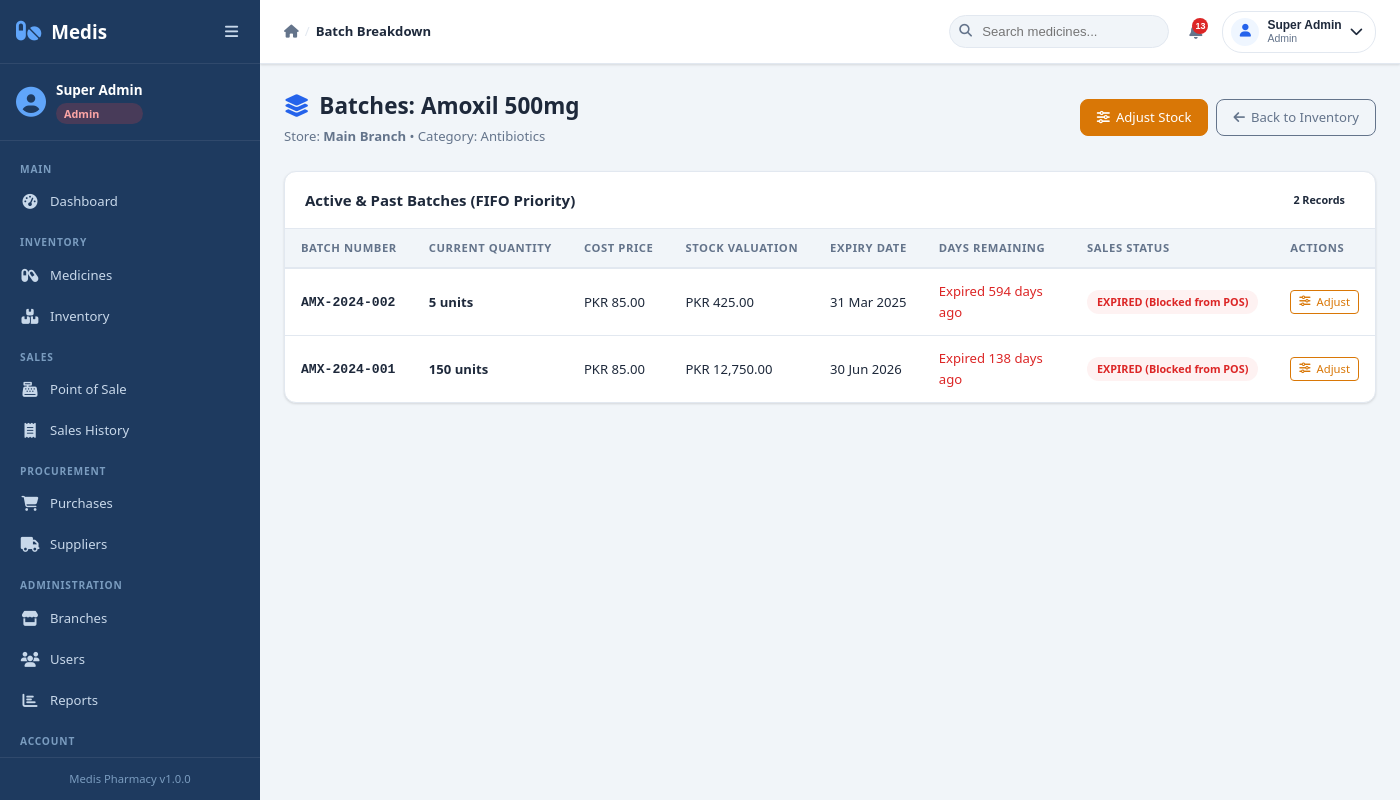
Page /modules/inventory/batch_detail.php?medicine_id=1&branch_id=1 (signed in) on the committed database.
### tables this page shows
CREATE TABLE medicines (
  id INT AUTO_INCREMENT PRIMARY KEY,
  name VARCHAR(150) NOT NULL,
  generic_name VARCHAR(150),
  category_id INT,
  manufacturer VARCHAR(150),
  barcode VARCHAR(50) UNIQUE,
  description TEXT,
  purchase_price DECIMAL(10,2) DEFAULT 0,
  selling_price DECIMAL(10,2) DEFAULT 0,
  min_stock_level INT DEFAULT 10,
  units_per_pack INT DEFAULT 1,
  status ENUM('active','inactive') DEFAULT 'active',
  created_at TIMESTAMP DEFAULT CURRENT_TIMESTAMP,
  updated_at TIMESTAMP DEFAULT CURRENT_TIMESTAMP ON UPDATE CURRENT_TIMESTAMP,
  FOREIGN KEY (category_id) REFERENCES categories(id) ON DELETE SET NULL,
  INDEX idx_barcode (barcode),
  INDEX idx_name (name)
);

CREATE TABLE branches (
  id INT AUTO_INCREMENT PRIMARY KEY,
  name VARCHAR(100) NOT NULL,
  address TEXT,
  phone VARCHAR(20),
  manager_id INT NULL,
  status ENUM('active','inactive') DEFAULT 'active',
  created_at TIMESTAMP DEFAULT CURRENT_TIMESTAMP,
  updated_at TIMESTAMP DEFAULT CURRENT_TIMESTAMP ON UPDATE CURRENT_TIMESTAMP
);

CREATE TABLE categories (
  id INT AUTO_INCREMENT PRIMARY KEY,
  name VARCHAR(100) NOT NULL,
  description TEXT,
  created_at TIMESTAMP DEFAULT CURRENT_TIMESTAMP,
  updated_at TIMESTAMP DEFAULT CURRENT_TIMESTAMP ON UPDATE CURRENT_TIMESTAMP
);

CREATE TABLE batches (
  id INT AUTO_INCREMENT PRIMARY KEY,
  medicine_id INT NOT NULL,
  branch_id INT NOT NULL,
  batch_number VARCHAR(50) NOT NULL,
  quantity INT DEFAULT 0,
  purchase_price DECIMAL(10,2) DEFAULT 0,
  expiry_date DATE NOT NULL,
  created_at TIMESTAMP DEFAULT CURRENT_TIMESTAMP,
  updated_at TIMESTAMP DEFAULT CURRENT_TIMESTAMP ON UPDATE CURRENT_TIMESTAMP,
  FOREIGN KEY (medicine_id) REFERENCES medicines(id) ON DELETE CASCADE,
  FOREIGN KEY (branch_id) REFERENCES branches(id) ON DELETE CASCADE,
  INDEX idx_expiry (expiry_date),
  INDEX idx_medicine_branch (medicine_id, branch_id)
);

### includes/functions.php (called while the page is built, shortened)
<?php
function formatCurrency($amount): string {
    return 'PKR ' . number_format((float)($amount ?? 0), 2);
}
function formatDate(?string $date, string $format = 'd M Y'): string {
    return ($date && $date !== '0000-00-00') ? date($format, strtotime($date)) : '—';
}
function e($str): string {
    return htmlspecialchars((string)($str ?? ''), ENT_QUOTES, 'UTF-8');
}

### modules/inventory/batch_detail.php (the view, shortened to what this page needs)
<?php
require_once __DIR__ . '/../../includes/functions.php';
$db = getDB();
$medicineId = (int)($_GET['medicine_id'] ?? 0);
$branchId   = (int)($_GET['branch_id'] ?? 0);
$medStmt = $db->prepare("SELECT m.*, c.name AS category_name FROM medicines m LEFT JOIN categories c ON c.id = m.category_id WHERE m.id = ?");
$medStmt->execute([$medicineId]);
$medicine = $medStmt->fetch();
$brStmt = $db->prepare("SELECT * FROM branches WHERE id = ?");
$brStmt->execute([$branchId]);
$branch = $brStmt->fetch();
$stmt = $db->prepare("
    SELECT b.*, DATEDIFF(b.expiry_date, CURDATE()) AS days_left
    FROM batches b
    WHERE b.medicine_id = ? AND b.branch_id = ?
    ORDER BY b.expiry_date ASC
");
$stmt->execute([$medicineId, $branchId]);
$batches = $stmt->fetchAll();
require_once __DIR__ . '/../../includes/header.php';
?>
<div class="page-header">
    <div>
        <h2 class="page-title"><i class="fas fa-layer-group"></i> Batches: <?= e($medicine['name']) ?></h2>
        <p class="page-subtitle">Store: <strong><?= e($branch['name']) ?></strong> &bull; Category: <?= e($medicine['category_name'] ?? 'General') ?></p>
    </div>
    <div class="page-actions d-flex gap-2">
        <a href="<?= BASE_URL ?>/modules/inventory/adjust.php?medicine_id=<?= $medicineId ?>&branch_id=<?= $branchId ?>" class="btn btn-warning">
            <i class="fas fa-sliders-h"></i> Adjust Stock
        </a>
        <a href="<?= BASE_URL ?>/modules/inventory/index.php?branch_id=<?= $branchId ?>" class="btn btn-outline-secondary">
            <i class="fas fa-arrow-left"></i> Back to Inventory
        </a>
    </div>
</div>
<div class="card shadow-sm">
    <div class="card-header d-flex justify-content-between align-items-center">
        <h5 class="card-title m-0">Active & Past Batches (FIFO Priority)</h5>
        <span class="badge badge-light"><?= count($batches) ?> Records</span>
    </div>
    <div class="card-body p-0">
        <div class="table-responsive">
            <table class="table table-hover align-middle mb-0">
                <thead class="table-light">
                    <tr>
                        <th>Batch Number</th>
                        <th>Current Quantity</th>
                        <th>Cost Price</th>
                        <th>Stock Valuation</th>
                        <th>Expiry Date</th>
                        <th>Days Remaining</th>
                        <th>Sales Status</th>
                        <th>Actions</th>
                    </tr>
                </thead>
                <tbody>
                    <?php if (empty($batches)): ?>
                        <tr><td colspan="8" class="text-center py-4 text-muted">No batch records registered for this store.</td></tr>
                    <?php else: ?>
                        <?php foreach ($batches as $b): ?>
                            <tr>
                                <td><code><strong><?= e($b['batch_number']) ?></strong></code></td>
                                <td><strong><?= $b['quantity'] ?> units</strong></td>
                                <td><?= formatCurrency((float)$b['purchase_price']) ?></td>
                                <td><?= formatCurrency((float)($b['quantity'] * $b['purchase_price'])) ?></td>
                                <td><?= formatDate($b['expiry_date']) ?></td>
                                <td>
                                    <?php if ($b['days_left'] < 0): ?>
                                        <span class="text-danger fw-bold">Expired <?= abs($b['days_left']) ?> days ago</span>
                                    <?php else: ?>
                                        <span class="<?= $b['days_left'] <= 30 ? 'text-danger fw-bold' : ($b['days_left'] <= 90 ? 'text-warning fw-bold' : 'text-success') ?>">
                                            <?= $b['days_left'] ?> days left
                                        </span>
                                    <?php endif; ?>
                                </td>
                                <td>
                                    <?php if ($b['quantity'] <= 0): ?>
                                        <span class="badge badge-secondary">Depleted</span>
                                    <?php elseif ($b['days_left'] < 0): ?>
                                        <span class="badge badge-danger">EXPIRED (Blocked from POS)</span>
                                    <?php elseif ($b['days_left'] <= 30): ?>
                                        <span class="badge badge-danger">Critical Expiry (Next in Line)</span>
                                    <?php elseif ($b['days_left'] <= 90): ?>
                                        <span class="badge badge-warning">Priority Dispense</span>
                                    <?php else: ?>
                                        <span class="badge badge-success">Good Stock</span>
                                    <?php endif; ?>
                                </td>
                                <td>
                                    <a href="<?= BASE_URL ?>/modules/inventory/adjust.php?batch_id=<?= $b['id'] ?>&medicine_id=<?= $medicineId ?>&branch_id=<?= $branchId ?>" class="btn btn-xs btn-outline-warning">
                                        <i class="fas fa-sliders-h"></i> Adjust
                                    </a>
                                </td>
                            </tr>
                        <?php endforeach; ?>
                    <?php endif; ?>
                </tbody>
            </table>
        </div>
    </div>
</div>
<?php require_once __DIR__ . '/../../includes/footer.php'; ?>

### assets/css/style.css (style rules this page uses)
:root { --sidebar-width: 260px; --sidebar-collapsed-width: 68px; --sidebar-bg: #1e3a5f; --sidebar-hover: #163152; --sidebar-active: #2a5490; --sidebar-text: #c8d8ea; --sidebar-text-muted: #7a9cbf; --sidebar-border: rgba(255,255,255,0.08); --primary: #2563eb; --primary-dark: #1d4ed8; --primary-light: #eff6ff; --secondary: #64748b; --success: #16a34a; --success-light: #f0fdf4; --danger: #dc2626; --danger-light: #fef2f2; --warning: #d97706; --warning-light: #fffbeb; --info: #0891b2; --info-light: #ecfeff; --bg: #f1f5f9; --card-bg: #ffffff; --text: #1e293b; --text-muted: #64748b; --border: #e2e8f0; --shadow: 0 1px 3px rgba(0,0,0,.08), 0 1px 2px rgba(0,0,0,.05); --shadow-md: 0 4px 6px -1px rgba(0,0,0,.07), 0 2px 4px -1px rgba(0,0,0,.05); --shadow-lg: 0 10px 15px -3px rgba(0,0,0,.08), 0 4px 6px -2px rgba(0,0,0,.04); --radius: 8px; --radius-lg: 12px; --topbar-height: 64px; --transition: .2s ease; }
*, *::before, *::after { box-sizing: border-box; margin: 0; padding: 0; }
html { font-size: 15px; scroll-behavior: smooth; }
body { font-family: 'Segoe UI', system-ui, -apple-system, sans-serif; background: var(--bg); color: var(--text); line-height: 1.6; overflow-x: hidden; }
a { color: var(--primary); text-decoration: none; }
.badge-danger { background: var(--danger); color: #fff; }
.page-header { display: flex; align-items: center; justify-content: space-between; margin-bottom: 24px; flex-wrap: wrap; gap: 12px; }
.page-title { font-size: 1.5rem; font-weight: 700; color: var(--text); display: flex; align-items: center; gap: 10px; }
.page-title i { color: var(--primary); }
.page-subtitle { font-size: 0.875rem; color: var(--text-muted); margin-top: 2px; }
.page-actions { display: flex; gap: 8px; flex-wrap: wrap; }
.card { background: var(--card-bg); border: 1px solid var(--border); border-radius: var(--radius-lg); box-shadow: var(--shadow); overflow: hidden; }
.card-header { display: flex; align-items: center; justify-content: space-between; padding: 16px 20px; border-bottom: 1px solid var(--border); gap: 12px; }
.card-title { font-size: 1rem; font-weight: 600; color: var(--text); display: flex; align-items: center; gap: 8px; }
.card-body { padding: 20px; }
.table-responsive { overflow-x: auto; }
.table { width: 100%; border-collapse: collapse; font-size: 0.875rem; }
.table th { background: var(--bg); color: var(--text-muted); font-weight: 600; font-size: 0.75rem; text-transform: uppercase; letter-spacing: 0.05em; padding: 10px 16px; border-bottom: 2px solid var(--border); white-space: nowrap; text-align: left; }
.table td { padding: 12px 16px; border-bottom: 1px solid var(--border); color: var(--text); vertical-align: middle; }
.table tbody tr:last-child td { border-bottom: none; }
.badge { display: inline-flex; align-items: center; padding: 3px 10px; border-radius: 20px; font-size: 0.72rem; font-weight: 700; white-space: nowrap; }
.badge-danger { background: var(--danger-light); color: var(--danger); }
.btn { display: inline-flex; align-items: center; gap: 6px; padding: 8px 16px; border-radius: var(--radius); font-size: 0.875rem; font-weight: 500; border: 1px solid transparent; cursor: pointer; transition: all var(--transition); text-decoration: none; white-space: nowrap; line-height: 1.4; }
.btn-warning { background: var(--warning); color: #fff; border-color: var(--warning); }
.btn-outline-secondary { background: transparent; color: var(--secondary); border-color: var(--border); }
.d-flex { display: flex; }
.text-danger { color: var(--danger); }
.d-flex { display: flex !important; }
.align-items-center { align-items: center !important; }
.justify-content-between { justify-content: space-between !important; }
.gap-2 { gap: 8px !important; }
.m-0 { margin: 0 !important; }
.mb-0 { margin-bottom: 0 !important; }
.p-0 { padding: 0 !important; }
.shadow-sm { box-shadow: var(--shadow) !important; }
.text-danger { color: #dc2626 !important; }
.btn-xs { padding: 3px 8px; font-size: 0.75rem; border-radius: 4px; }
.btn-outline-secondary { border: 1px solid var(--secondary); color: var(--secondary); background: transparent; }
.btn-outline-warning { border: 1px solid var(--warning); color: var(--warning); background: transparent; }

### rows in the picture
medicines: name "Amoxil 500mg", category.name "Antibiotics"
branches: name "Main Branch"
batches: batch_number "AMX-2024-002", quantity "5", purchase_price "PKR 85.00", formatCurrency((float)($b['quantity'] * $b['purchase_price'])) "PKR 425.00", expiry_date "31 Mar 2025", days_left "594", shows "EXPIRED (Blocked from POS)"
batches: batch_number "AMX-2024-001", quantity "150", purchase_price "PKR 85.00", formatCurrency((float)($b['quantity'] * $b['purchase_price'])) "PKR 12,750.00", expiry_date "30 Jun 2026", days_left "138", shows "EXPIRED (Blocked from POS)"

### other values in the picture
$currentUser['name'] "Super Admin"
$currentUser['role'] "Admin"
APP_NAME "Medis Pharmacy"
APP_VERSION "1.0.0"
$pageTitle "Batch Breakdown"
$totalAlerts "13"
count($batches) "2"
